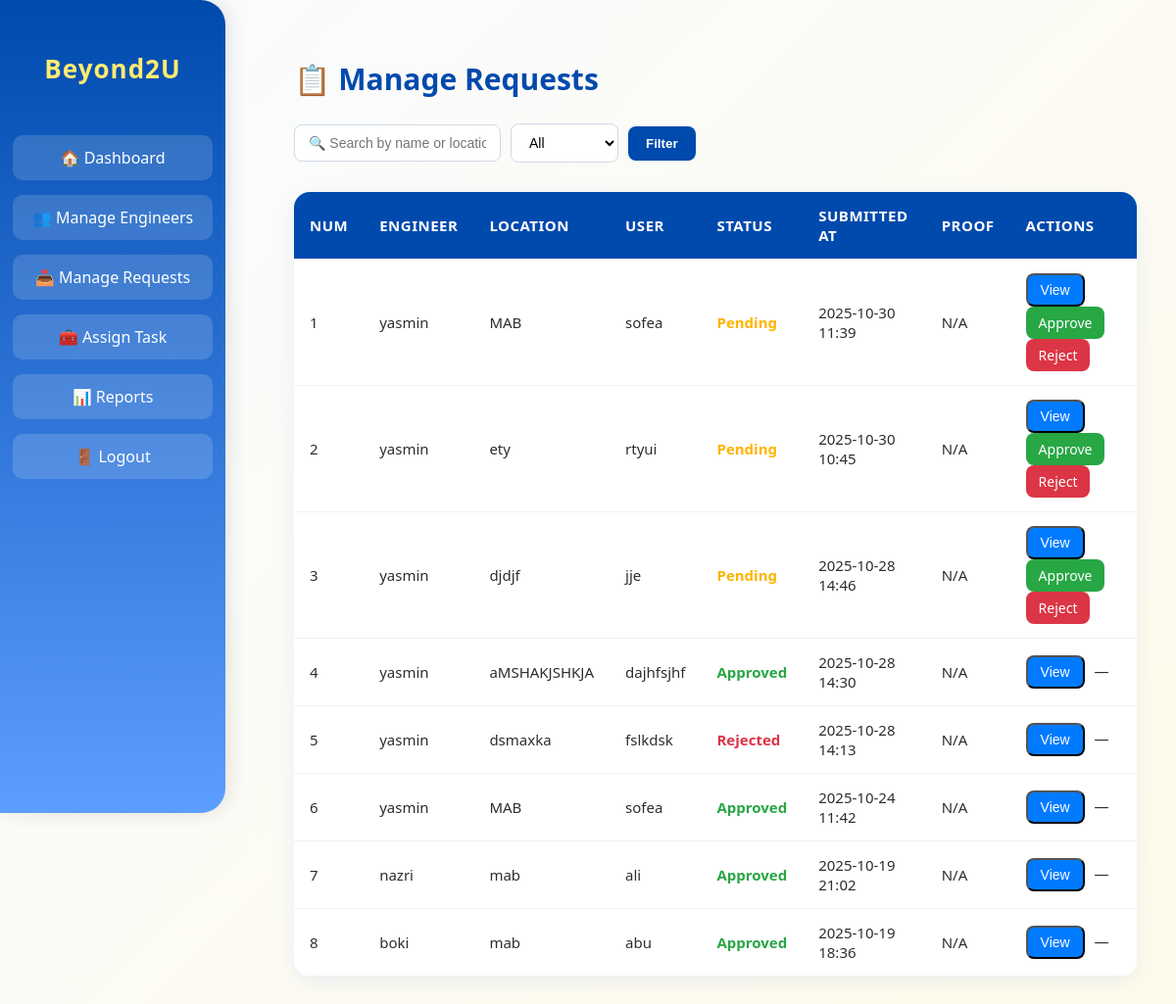
Page /beyond2u/manage_requests/ (signed in) on the earlier database version.
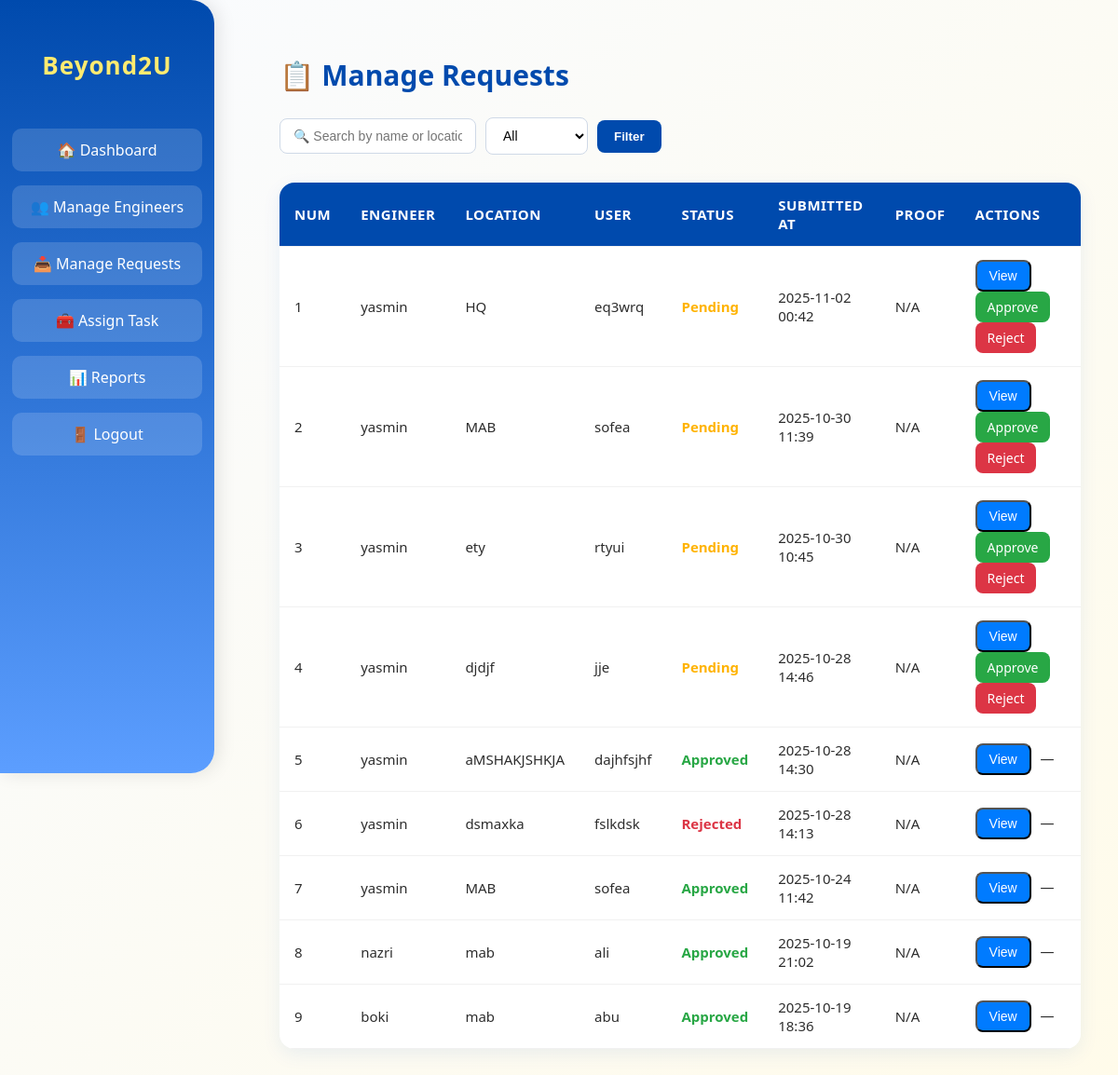
Same page on the later database version.
### inventorySystem/models.py (models this page shows, shortened)
class User(AbstractUser):
    ROLE_CHOICES = [
        ('TeamLead', 'Team Lead'),
        ('SystemEngineer', 'System Engineer'),
    ]
    role = models.CharField(max_length=20, choices=ROLE_CHOICES, default='SystemEngineer')

class Request(models.Model):
    TYPE_CHOICES = [
        ('Asset Refresh', 'Asset Refresh'),
        ('Parts Upgrade', 'Parts Upgrade'),
        ('Tech Refresh', 'Tech Refresh'),
    ]
    STATUS_CHOICES = [
        ('Pending', 'Pending'),
        ('Approved', 'Approved'),
        ('Rejected', 'Rejected'),
    ]
    FORMAT_STATUS_CHOICES = [
        ('Formatted', 'Formatted'),
        ('Not Formatted', 'Not Formatted'),
    ]
    UPLOAD_STATUS_CHOICES = [
        ('Uploaded', 'Uploaded'),
        ('Not Yet', 'Not Yet'),
    ]
    engineer = models.ForeignKey(settings.AUTH_USER_MODEL, on_delete=models.CASCADE)
    type = models.CharField(max_length=50, choices=TYPE_CHOICES)
    location = models.CharField(max_length=100)
    user = models.CharField(max_length=100)
    old_barcode = models.CharField(max_length=100, blank=True, null=True)
    new_barcode = models.CharField(max_length=100, blank=True, null=True)
    old_serial = models.CharField(max_length=100, blank=True, null=True)
    new_serial = models.CharField(max_length=100, blank=True, null=True)
    old_ip = models.GenericIPAddressField(blank=True, null=True)
    new_ip = models.GenericIPAddressField(blank=True, null=True)
    new_mac = models.CharField(max_length=50, blank=True, null=True)
    old_hostname = models.CharField(max_length=100, blank=True, null=True)
    new_hostname = models.CharField(max_length=100, blank=True, null=True)
    start_time = models.DateTimeField(blank=True, null=True)
    end_time = models.DateTimeField(blank=True, null=True)
    rescheduled_date = models.DateField(blank=True, null=True)
    status = models.CharField(max_length=20, choices=STATUS_CHOICES, default='Pending')
    format_status = models.CharField(max_length=20, choices=FORMAT_STATUS_CHOICES, blank=True, null=True)
    upload_status = models.CharField(max_length=20, choices=UPLOAD_STATUS_CHOICES, default='Not Yet')
    reason_not_formatted = models.TextField(blank=True, null=True)
    reason_not_uploaded = models.TextField(blank=True, null=True)
    remarks = models.TextField(blank=True, null=True)
    proof = models.FileField(upload_to='', blank=True, null=True)
    assigned_approver = models.ForeignKey(
        settings.AUTH_USER_MODEL,
        related_name='approver_requests',
        on_delete=models.SET_NULL,
        null=True,
        blank=True
    )
    created_at = models.DateTimeField(auto_now_add=True)
    updated_at = models.DateTimeField(auto_now=True)

### inventorySystem/views.py (the view, shortened to what this page needs)
# urls.py: path('manage_requests/', views.manage_requests, name='manage_requests'),
@login_required(login_url='login')
def manage_requests(request):
    search_query = request.GET.get('search', '')
    status_filter = request.GET.get('status', 'all')
    requests_qs = Request.objects.all()
    tech_qs = TechRefresh.objects.all()
    if status_filter and status_filter != 'all':
        requests_qs = requests_qs.filter(status=status_filter)
        tech_qs = tech_qs.filter(status=status_filter)
    combined_requests = []
    for r in requests_qs:
        combined_requests.append({
            'id': r.id,
            'type': r.type,
            'engineer': r.engineer.username if r.engineer else 'N/A',
            'user': r.user or 'N/A',
            'location': r.location or 'N/A',
            'status': r.status,
            'old_hostname': r.old_hostname or '-',
            'new_hostname': r.new_hostname or '-',
            'old_serial': r.old_serial or '-',
            'new_serial': r.new_serial or '-',
            'rescheduled_date': r.rescheduled_date or '-',
            'format_status': r.format_status or '-',
            'reason_not_formatted': r.reason_not_formatted or '-',
            'upload_status': r.upload_status or '-',
            'reason_not_uploaded': r.reason_not_uploaded or '-',
            'remarks': r.remarks or '-',
            'proof': r.proof.url if r.proof else None,
            'created_at': r.created_at,
        })
    combined_requests.sort(key=lambda x: x['created_at'], reverse=True)
    context = {
        'requests': combined_requests,
        'search_query': search_query,
        'status_filter': status_filter,
    }
    return render(request, 'manage_requests.html', context)

### inventorySystem/templates/manage_requests.html (shortened to what this page needs)
<!DOCTYPE html>
<html lang="en">
<head>
</head>
<body>
  <div class="sidebar">
    <h2>Beyond2U</h2>
    <a href="{% url 'teamlead_dashboard' %}">🏠 Dashboard</a>
    <a href="{% url 'manage_engineers' %}">👥 Manage Engineers</a>
    <a href="{% url 'manage_requests' %}">📥 Manage Requests</a>
    <a href="{% url 'assign_task' %}">🧰 Assign Task</a>
    <a href="{% url 'reports' %}">📊 Reports</a>
    <a href="{% url 'logout' %}">🚪 Logout</a>
  </div>
  <div class="content">
    <h1>📋 Manage Requests</h1>
    <form method="GET">
      <input type="text" name="search" placeholder="🔍 Search by name or location" value="{{ search_query }}">
      <select name="status">
        <option value="all" {% if status_filter == 'all' %}selected{% endif %}>All</option>
      </select>
      <button type="submit" class="btn-primary">Filter</button>
    </form>
    <table>
      <thead>
        <tr>
          <th>Num</th>
          <th>Engineer</th>
          <th>Location</th>
          <th>User</th>
          <th>Status</th>
          <th>Submitted At</th>
          <th>Proof</th>
          <th>Actions</th>
        </tr>
      </thead>
      <tbody>
        {% for req in requests %}
        <tr>
          <td>{{ forloop.counter }}</td>
          <td>{{ req.engineer }}</td>
          <td>{{ req.location }}</td>
          <td>{{ req.user }}</td>
          <td class="status-{{ req.status|lower }}">{{ req.status }}</td>
          <td>{{ req.created_at|date:"Y-m-d H:i" }}</td>
          <td>{% if req.proof %}<a href="{{ req.proof }}" target="_blank">View</a>{% else %}N/A{% endif %}</td>
          <td>
            <button class="btn view-btn" onclick="openPopup('req-{{ req.id }}')">View</button>
            {% if req.status == "Pending" %}
              <a href="{% url 'approve_request' req.id %}" class="btn approve-btn">Approve</a>
              <a href="{% url 'reject_request' req.id %}" class="btn reject-btn">Reject</a>
            {% else %}
              <span>—</span>
            {% endif %}
          </td>
        </tr>
        {% empty %}
        <tr><td colspan="8" style="text-align:center;">No requests found.</td></tr>
        {% endfor %}
      </tbody>
    </table>
  </div>
</body>
</html>

Differences in the rows shown:
added Request: location "HQ", user "eq3wrq", status "Pending", created_at "2025-11-02 00:42"
Other differences:
new list line: "1 N/A View Approve Reject"
new list line: "yasmin"
